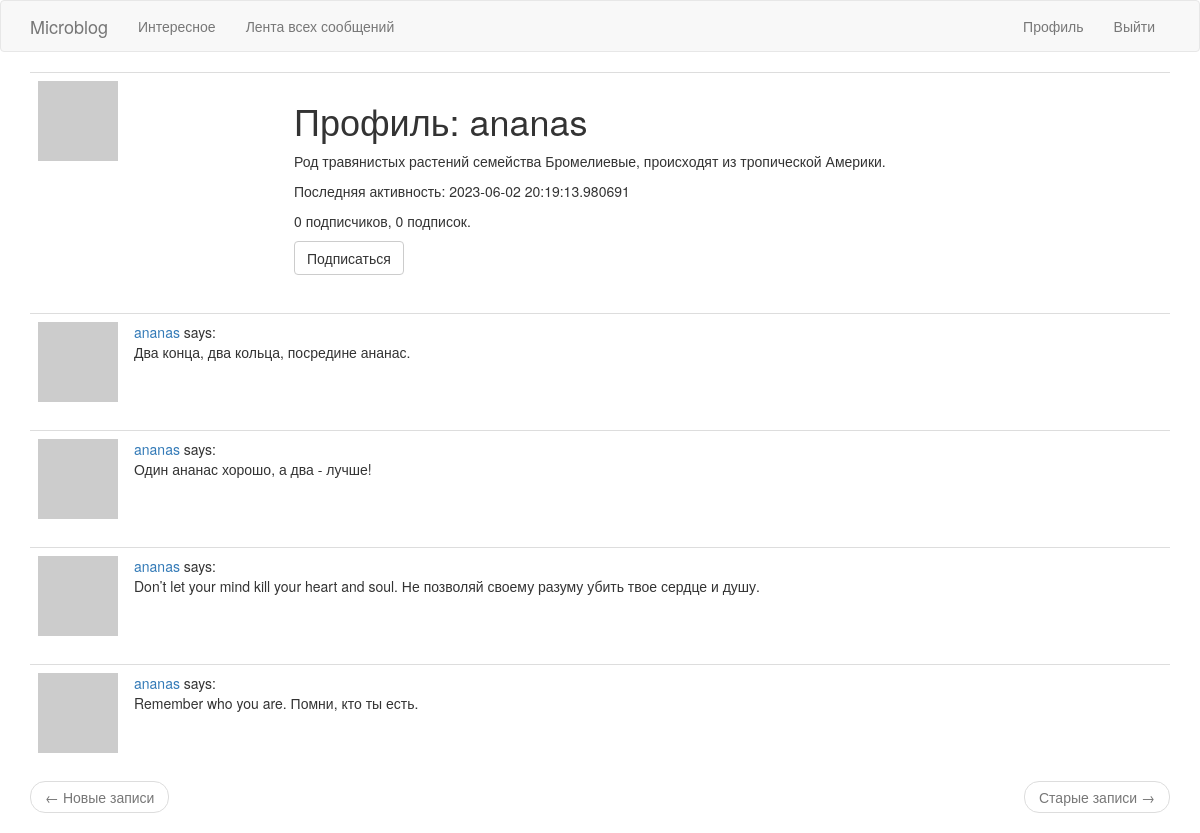
Screenshot of /user/ananas (signed in) with the database file from the repository.
### app/models.py (models this page shows, shortened)
class User(UserMixin, db.Model):
	id = db.Column(db.Integer, primary_key=True)
	username = db.Column(db.String(64), index=True, unique=True)
	email = db.Column(db.String(120), index=True, unique=True)
	password_hash = db.Column(db.String(128))
	posts = db.relationship('Post', backref='author', lazy='dynamic')
	about_me = db.Column(db.String(140))
	last_seen = db.Column(db.DateTime, default=datetime.utcnow)
	followed = db.relationship(
		'User',
		secondary=followers,
		primaryjoin=(followers.c.follower_id == id),
		secondaryjoin=(followers.c.followed_id == id),
		backref=db.backref('followers', lazy='dynamic'),
		lazy='dynamic'
	)
	def avatar(self, size):
		digest = md5(self.email.lower().encode('utf-8')).hexdigest()
		return 'https://www.gravatar.com/avatar/{}?d=identicon&s={}'.format(digest, size)
	def is_following(self, user):
		return self.followed.filter(followers.c.followed_id == user.id).count() > 0

class Post(db.Model):
	id = db.Column(db.Integer, primary_key=True)
	body = db.Column(db.String(140))
	timestamp = db.Column(db.DateTime, index=True, default=datetime.utcnow)
	user_id = db.Column(db.Integer, db.ForeignKey('user.id'))

### app/routes.py (the view)
@app.route('/user/<username>')
@login_required
def user(username):
	user = User.query.filter_by(username=username).first_or_404()
	page = request.args.get('page', 1, type=int)
	posts = user.posts.order_by(Post.timestamp.desc()).paginate(
		page=page,
		per_page=app.config['POSTS_PER_PAGE'],
		error_out=False
	)
	next_url = url_for('user', page=posts.next_num) \
		if posts.has_next else None
	prev_url = url_for('user', page=posts.prev_num) \
		if posts.has_prev else None
	form = EmptyForm()
	return render_template(
		'user.html',
		user=user,
		posts=posts,
		form=form,
		next_url=next_url,
		prev_url=prev_url)

### app/forms.py
class EmptyForm(FlaskForm):
    submit = SubmitField('Кнопка')

### app/models.py (called while the page is built)
@login.user_loader
def load_user(id):
	return User.query.get(int(id))

### app/routes.py (called while the page is built)
@app.before_request
def before_request():
	if current_user.is_authenticated:
		current_user.last_seen = datetime.utcnow()
		db.session.commit()

### app/templates/user.html (shortened to what this page needs)
{% extends "base.html" %}
{% block app_content %}
    <table class="table table-hover">
        <tr>
            <td width="256px"><img src="{{ user.avatar(256) }}"></td>
            <td>
                <h1>Профиль: {{ user.username }}</h1>
                {% if user.about_me %}<p>{{ user.about_me }}</p>{% endif %}
                {% if user.last_seen %}<p>Последняя активность: {{ user.last_seen }}</p>{% endif %}
                <p>{{ user.followers.count() }} подписчиков, {{ user.followed.count() }} подписок.</p>
                {% if user == current_user %}
                <p><a href="{{ url_for('edit_profile') }}">Редактировать профиль</a></p>
                {% elif not current_user.is_following(user) %}
                <p>
                    <form action="{{ url_for('follow', username=user.username) }}" method="post">
                        {{ form.submit(value='Подписаться', class_='btn btn-default') }}
                    </form>
                </p>
                {% endif %}
            </td>
        </tr>
    </table>
    {% for post in posts %}
        {% include '_post.html' %}
    {% endfor %}
    <nav aria-label="...">
        <ul class="pager">
            <li class="previous{% if not prev_url %} disabled{% endif %}">
                <a href="{{ prev_url or '#' }}">
                    <span aria-hidden="true">&larr;</span> Новые записи
                </a>
            </li>
            <li class="next{% if not next_url %} disabled{% endif %}">
                <a href="{{ next_url or '#' }}">
                    Старые записи <span aria-hidden="true">&rarr;</span>
                </a>
            </li>
        </ul>
    </nav>
{% endblock %}

### app/templates/_post.html
    <table class="table table-hover">
        <tr>
            <td width="70px">
                <a href="{{ url_for('user', username=post.author.username) }}">
                    <img src="{{ post.author.avatar(70) }}" />
                </a>
            </td>
            <td>
                <a href="{{ url_for('user', username=post.author.username) }}">
                    {{ post.author.username }}
                </a>
                says:
                <br>
                {{ post.body }}
            </td>
        </tr>
    </table>

### rows the page displays
User: username "ananas", about_me "Род травянистых растений семейства Бромелиевые, происходят из тропической Америки.", last_seen "2023-06-02 20:19:13.980691"
Post: author.username "ananas", body "Два конца, два кольца, посредине ананас."
Post: author.username "ananas", body "Один ананас хорошо, а два - лучше!"
Post: author.username "ananas", body "Don’t let your mind kill your heart and soul. Не позволяй своему разуму убить твое сердце и душу."
Post: author.username "ananas", body "Remember who you are. Помни, кто ты есть."

### other values shown
{{ user.followers.count() }} "0"
{{ user.followed.count() }} "0"
